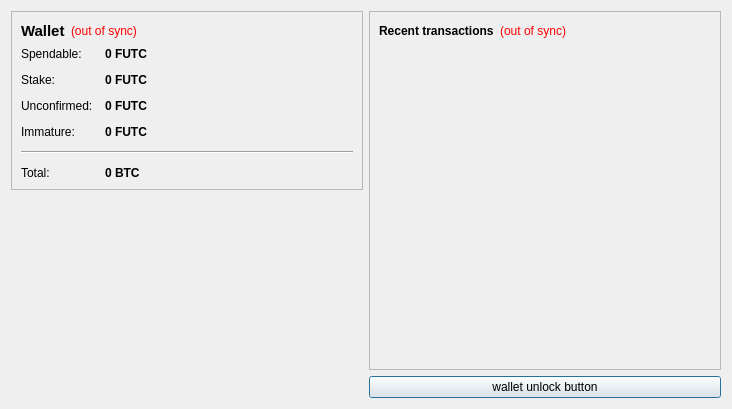
<?xml version="1.0" encoding="UTF-8"?>
<ui version="4.0">
 <class>OverviewPage</class>
 <widget class="QWidget" name="OverviewPage">
  <property name="geometry">
   <rect>
    <x>0</x>
    <y>0</y>
    <width>732</width>
    <height>409</height>
   </rect>
  </property>
  <property name="windowTitle">
   <string>Form</string>
  </property>
  <layout class="QHBoxLayout" name="horizontalLayout" stretch="0,0">
   <item>
    <layout class="QVBoxLayout" name="verticalLayout_2">
     <item>
      <widget class="QFrame" name="frame">
       <property name="frameShape">
        <enum>QFrame::StyledPanel</enum>
       </property>
       <property name="frameShadow">
        <enum>QFrame::Raised</enum>
       </property>
       <layout class="QVBoxLayout" name="verticalLayout_4">
        <item>
         <layout class="QHBoxLayout" name="horizontalLayout_4">
          <item>
           <widget class="QLabel" name="label_5">
            <property name="font">
             <font>
              <pointsize>11</pointsize>
              <weight>75</weight>
              <bold>true</bold>
             </font>
            </property>
            <property name="text">
             <string>Wallet</string>
            </property>
           </widget>
          </item>
          <item>
           <widget class="QLabel" name="labelWalletStatus">
            <property name="toolTip">
             <string>The displayed information may be out of date. Your wallet automatically synchronizes with the FutCoin network after a connection is established, but this process has not completed yet.</string>
            </property>
            <property name="styleSheet">
             <string notr="true">QLabel { color: red; }</string>
            </property>
            <property name="text">
             <string notr="true">(out of sync)</string>
            </property>
            <property name="alignment">
             <set>Qt::AlignLeading|Qt::AlignLeft|Qt::AlignVCenter</set>
            </property>
           </widget>
          </item>
          <item>
           <spacer name="horizontalSpacer_2">
            <property name="orientation">
             <enum>Qt::Horizontal</enum>
            </property>
            <property name="sizeHint" stdset="0">
             <size>
              <width>40</width>
              <height>20</height>
             </size>
            </property>
           </spacer>
          </item>
         </layout>
        </item>
        <item>
         <layout class="QFormLayout" name="formLayout_2">
          <property name="fieldGrowthPolicy">
           <enum>QFormLayout::AllNonFixedFieldsGrow</enum>
          </property>
          <property name="horizontalSpacing">
           <number>12</number>
          </property>
          <property name="verticalSpacing">
           <number>12</number>
          </property>
          <item row="0" column="0">
           <widget class="QLabel" name="label">
            <property name="text">
             <string>Spendable:</string>
            </property>
           </widget>
          </item>
          <item row="0" column="1">
           <widget class="QLabel" name="labelBalance">
            <property name="font">
             <font>
              <weight>75</weight>
              <bold>true</bold>
             </font>
            </property>
            <property name="cursor">
             <cursorShape>IBeamCursor</cursorShape>
            </property>
            <property name="toolTip">
             <string>Your current spendable balance</string>
            </property>
            <property name="text">
             <string notr="true">0 FUTC</string>
            </property>
            <property name="textInteractionFlags">
             <set>Qt::LinksAccessibleByMouse|Qt::TextSelectableByKeyboard|Qt::TextSelectableByMouse</set>
            </property>
           </widget>
          </item>
          <item row="1" column="0">
           <widget class="QLabel" name="label_6">
            <property name="text">
             <string>Stake:</string>
            </property>
           </widget>
          </item>
          <item row="1" column="1">
           <widget class="QLabel" name="labelStake">
            <property name="font">
             <font>
              <weight>75</weight>
              <bold>true</bold>
             </font>
            </property>
            <property name="cursor">
             <cursorShape>IBeamCursor</cursorShape>
            </property>
            <property name="toolTip">
             <string>Total of coins that was staked, and do not yet count toward the current balance</string>
            </property>
            <property name="text">
             <string notr="true">0 FUTC</string>
            </property>
            <property name="textInteractionFlags">
             <set>Qt::LinksAccessibleByMouse|Qt::TextSelectableByKeyboard|Qt::TextSelectableByMouse</set>
            </property>
           </widget>
          </item>
          <item row="2" column="0">
           <widget class="QLabel" name="label_3">
            <property name="text">
             <string>Unconfirmed:</string>
            </property>
           </widget>
          </item>
          <item row="2" column="1">
           <widget class="QLabel" name="labelUnconfirmed">
            <property name="font">
             <font>
              <weight>75</weight>
              <bold>true</bold>
             </font>
            </property>
            <property name="cursor">
             <cursorShape>IBeamCursor</cursorShape>
            </property>
            <property name="toolTip">
             <string>Total of transactions that have yet to be confirmed, and do not yet count toward the current balance</string>
            </property>
            <property name="text">
             <string notr="true">0 FUTC</string>
            </property>
            <property name="textInteractionFlags">
             <set>Qt::LinksAccessibleByMouse|Qt::TextSelectableByKeyboard|Qt::TextSelectableByMouse</set>
            </property>
           </widget>
          </item>
          <item row="3" column="0">
           <widget class="QLabel" name="labelImmatureText">
            <property name="text">
             <string>Immature:</string>
            </property>
           </widget>
          </item>
          <item row="3" column="1">
           <widget class="QLabel" name="labelImmature">
            <property name="font">
             <font>
              <weight>75</weight>
              <bold>true</bold>
             </font>
            </property>
            <property name="toolTip">
             <string>Mined balance that has not yet matured</string>
            </property>
            <property name="text">
             <string notr="true">0 FUTC</string>
            </property>
            <property name="textInteractionFlags">
             <set>Qt::LinksAccessibleByMouse|Qt::TextSelectableByKeyboard|Qt::TextSelectableByMouse</set>
            </property>
           </widget>
          </item>
          <item row="4" column="0" colspan="2">
           <widget class="Line" name="line">
            <property name="orientation">
             <enum>Qt::Horizontal</enum>
            </property>
           </widget>
          </item>
          <item row="5" column="0">
           <widget class="QLabel" name="labelTotalText">
            <property name="text">
             <string>Total:</string>
            </property>
           </widget>
          </item>
          <item row="5" column="1">
           <widget class="QLabel" name="labelTotal">
            <property name="font">
             <font>
              <weight>75</weight>
              <bold>true</bold>
             </font>
            </property>
            <property name="cursor">
             <cursorShape>IBeamCursor</cursorShape>
            </property>
            <property name="toolTip">
             <string>Your current total balance</string>
            </property>
            <property name="text">
             <string notr="true">0 BTC</string>
            </property>
            <property name="textInteractionFlags">
             <set>Qt::LinksAccessibleByMouse|Qt::TextSelectableByKeyboard|Qt::TextSelectableByMouse</set>
            </property>
           </widget>
          </item>
         </layout>
        </item>
       </layout>
      </widget>
     </item>
     <item>
      <spacer name="verticalSpacer_4">
       <property name="orientation">
        <enum>Qt::Vertical</enum>
       </property>
       <property name="sizeHint" stdset="0">
        <size>
         <width>20</width>
         <height>40</height>
        </size>
       </property>
      </spacer>
     </item>
     <item>
      <widget class="QLabel" name="label_2">
       <property name="text">
        <string/>
       </property>
       <property name="pixmap">
        <pixmap resource="../bitcoin.qrc">:/images/Wallet_Logo</pixmap>
       </property>
       <property name="alignment">
        <set>Qt::AlignCenter</set>
       </property>
      </widget>
     </item>
     <item>
      <spacer name="verticalSpacer">
       <property name="orientation">
        <enum>Qt::Vertical</enum>
       </property>
       <property name="sizeHint" stdset="0">
        <size>
         <width>20</width>
         <height>40</height>
        </size>
       </property>
      </spacer>
     </item>
    </layout>
   </item>
   <item>
    <layout class="QVBoxLayout" name="verticalLayout_3">
     <item>
      <widget class="QFrame" name="frame_2">
       <property name="frameShape">
        <enum>QFrame::StyledPanel</enum>
       </property>
       <property name="frameShadow">
        <enum>QFrame::Raised</enum>
       </property>
       <layout class="QVBoxLayout" name="verticalLayout">
        <item>
         <layout class="QHBoxLayout" name="horizontalLayout_2">
          <item>
           <widget class="QLabel" name="label_4">
            <property name="text">
             <string>&lt;b&gt;Recent transactions&lt;/b&gt;</string>
            </property>
           </widget>
          </item>
          <item>
           <widget class="QLabel" name="labelTransactionsStatus">
            <property name="toolTip">
             <string>The displayed information may be out of date. Your wallet automatically synchronizes with the FutCoin network after a connection is established, but this process has not completed yet.</string>
            </property>
            <property name="styleSheet">
             <string notr="true">QLabel { color: red; }</string>
            </property>
            <property name="text">
             <string notr="true">(out of sync)</string>
            </property>
            <property name="alignment">
             <set>Qt::AlignRight|Qt::AlignTrailing|Qt::AlignVCenter</set>
            </property>
           </widget>
          </item>
          <item>
           <spacer name="horizontalSpacer">
            <property name="orientation">
             <enum>Qt::Horizontal</enum>
            </property>
            <property name="sizeHint" stdset="0">
             <size>
              <width>40</width>
              <height>20</height>
             </size>
            </property>
           </spacer>
          </item>
         </layout>
        </item>
        <item>
         <widget class="QListView" name="listTransactions">
          <property name="styleSheet">
           <string notr="true">QListView { background: transparent; }</string>
          </property>
          <property name="frameShape">
           <enum>QFrame::NoFrame</enum>
          </property>
          <property name="verticalScrollBarPolicy">
           <enum>Qt::ScrollBarAlwaysOff</enum>
          </property>
          <property name="horizontalScrollBarPolicy">
           <enum>Qt::ScrollBarAlwaysOff</enum>
          </property>
          <property name="selectionMode">
           <enum>QAbstractItemView::NoSelection</enum>
          </property>
         </widget>
        </item>
       </layout>
      </widget>
     </item>
     <item>
      <widget class="QPushButton" name="unlockWalletButton">
       <property name="sizePolicy">
        <sizepolicy hsizetype="Minimum" vsizetype="Fixed">
         <horstretch>0</horstretch>
         <verstretch>0</verstretch>
        </sizepolicy>
       </property>
       <property name="maximumSize">
        <size>
         <width>16777214</width>
         <height>16777214</height>
        </size>
       </property>
       <property name="toolTip">
        <string/>
       </property>
       <property name="text">
        <string>wallet unlock button</string>
       </property>
       <property name="checkable">
        <bool>false</bool>
       </property>
       <property name="autoDefault">
        <bool>false</bool>
       </property>
       <property name="default">
        <bool>true</bool>
       </property>
       <property name="flat">
        <bool>false</bool>
       </property>
      </widget>
     </item>
    </layout>
   </item>
  </layout>
 </widget>
 <resources>
  <include location="../bitcoin.qrc"/>
 </resources>
 <connections/>
</ui>
